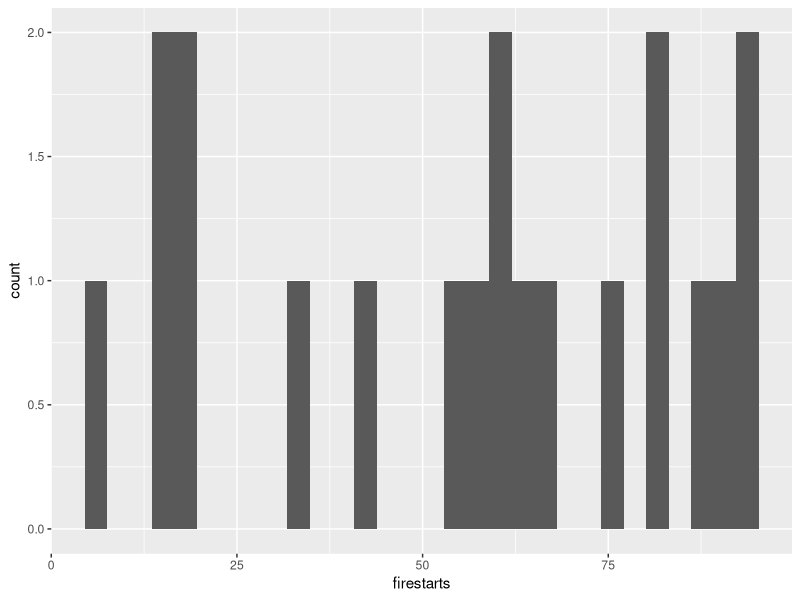
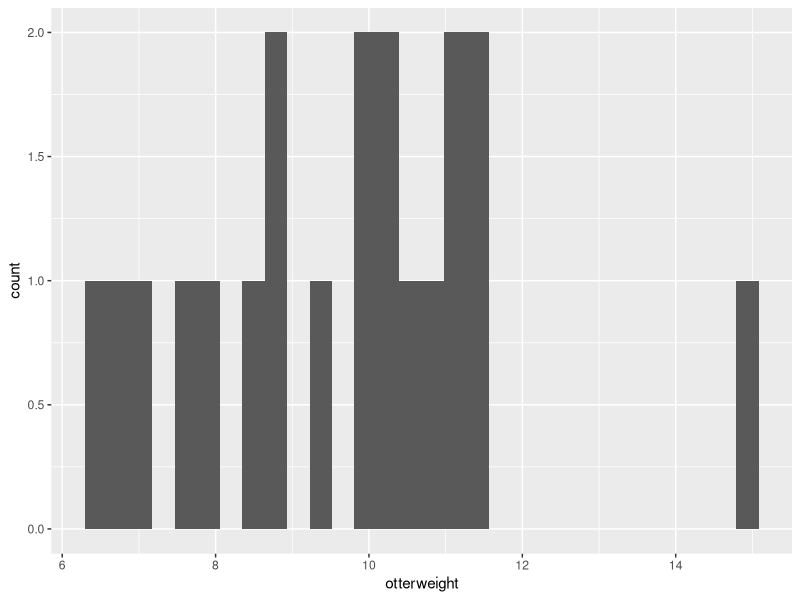
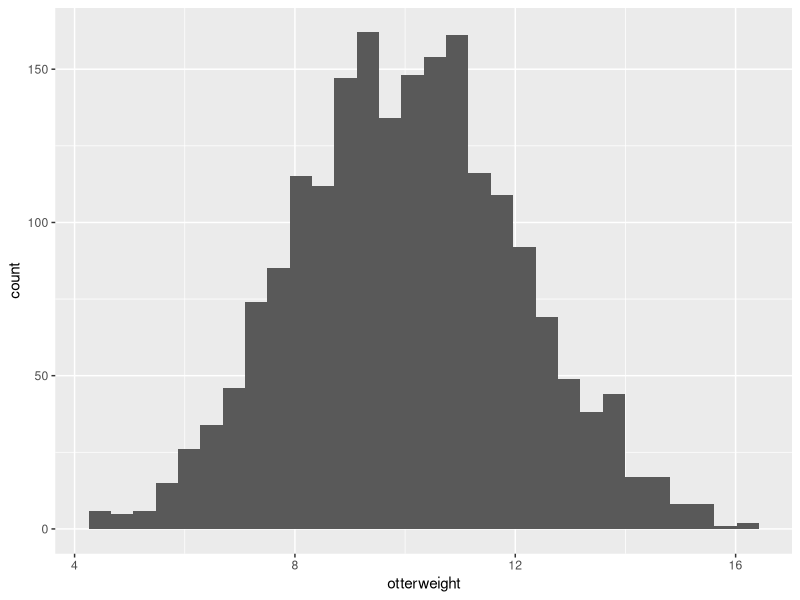
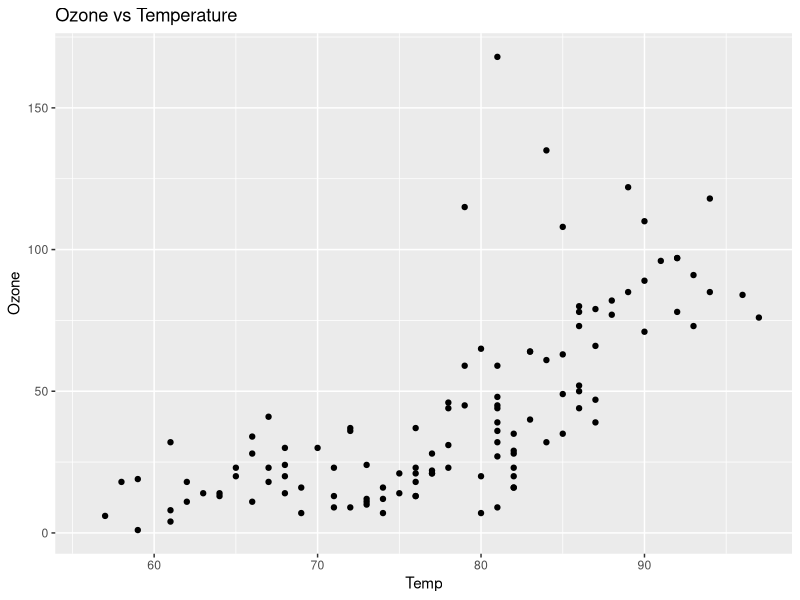
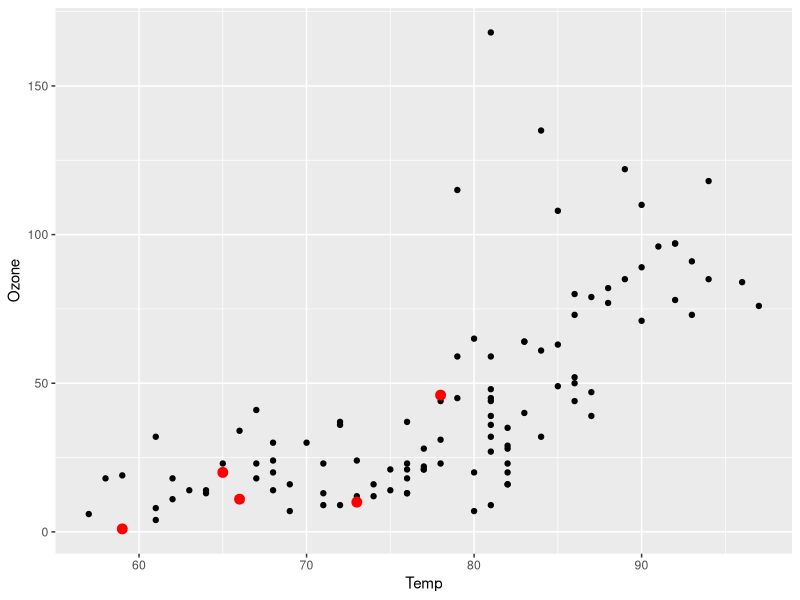
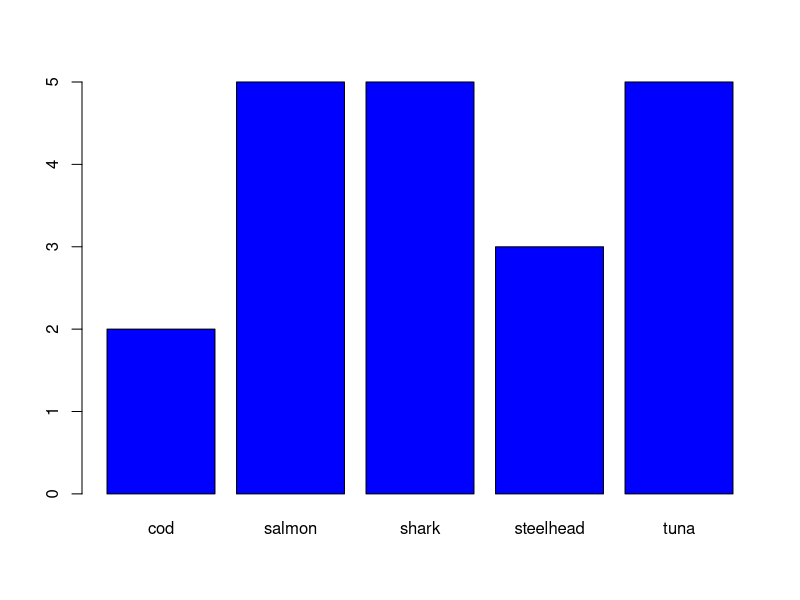
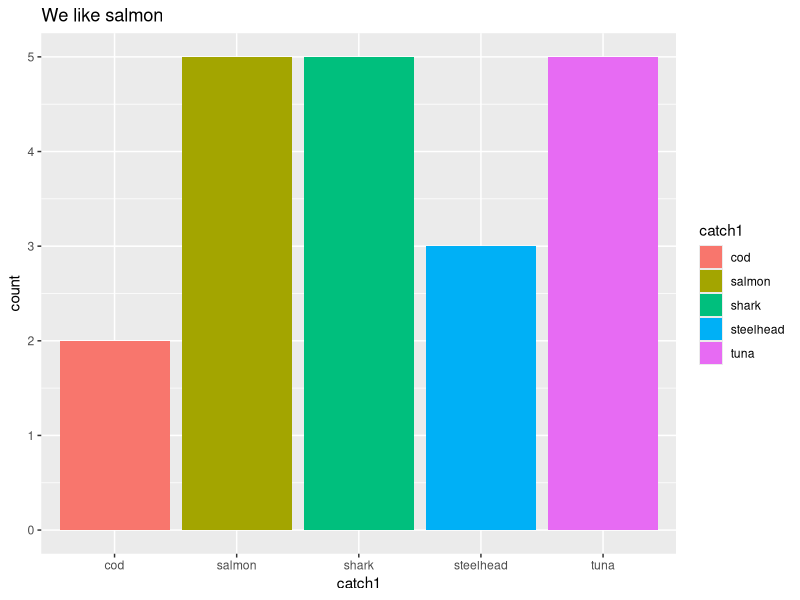
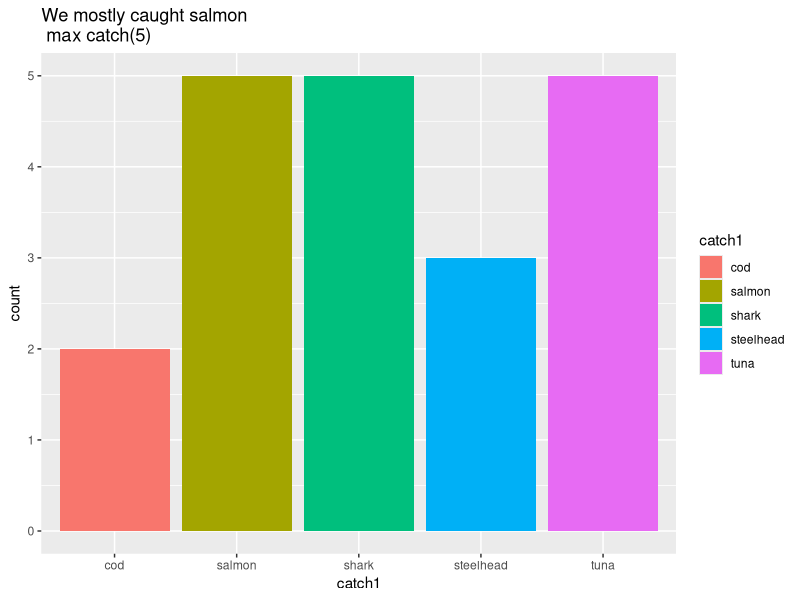

Recreate these plots in R, in order.
## ---- chunk 1
knitr::opts_chunk$set(echo =TRUE)
knitr::opts_chunk$set(error=TRUE)

library(tidyverse)

## ---- chunk 2
# want to randomly start 20  fires in a fire model, locations numbered from 1 to 100
firestarts = runif(20, min=0, max=100)
ggplot(data.frame(firestarts=firestarts), aes(firestarts))+geom_histogram()


# want to mimic a population of 20 otters with a mean weight of 10 kg and a standard deviation of 2 kg
otterweight = rnorm(20, mean=10, sd=2)
ggplot(data.frame(otterweight), aes(otterweight))+geom_histogram()

# notice how the more you sample the more it looks normal
otterweight = rnorm(2000, mean=10, sd=2)
ggplot(data.frame(otterweight), aes(otterweight))+geom_histogram()


# sample allows you to pick from a vector of values, lets say we want to randomly pick years from a sequence of years from 2000 to 2025
# two options - we allow a year to be picked more than once
pick = sample(seq(2000,2025), size=20, replace=T)
pick
# no repeat years
pick = sample(seq(2000,2025), size=20, replace=F)
pick

## ---- chunk 3

data()

# Lets look at New York Air Quality Measurement
# load into your R environment
data(airquality)
# learn about dataset
help(airquality)
# a good way to see structure of data
str(airquality)
attributes(airquality)

# does Ozone correlate with air temperature
ggplot(airquality, aes(x=Temp, y=Ozone))+geom_point()+ggtitle("Ozone vs Temperature")

# lets say we are testing a new product and we want a sample of 5 ozone measurement that conforms to the distribution in this dataset
ozone_sample = sample(airquality$Ozone, size=5, replace=F)
ozone_sample
# this works but we have some NA values - maybe subset
airquality_clean = na.omit(airquality)

# Issue 2 - we can't link that Ozone with other measurements in the dataset - we need to sample the row number instead of ozone
ozone_sample = sample(1:nrow(airquality_clean), size=5, replace=F)
ozone_sample
airquality_clean[ozone_sample,]
# plot our sample days

ggplot(airquality_clean, aes(x=Temp, y=Ozone))+geom_point()+
  geom_point(data=data.frame(Temp=airquality_clean$Temp[ozone_sample], Ozone=airquality_clean$Ozone[ozone_sample]), color="red", size=3)

## ---- chunk 4
a = c(1.3, 1, 4, 1.3, 22)
# compute the mean
mean(a)
## ---- chunk 5
a = as.factor(a)
# compute the mean
mean(a)

#why? lets look
a




## ---- chunk 6

# create vector of possible fish 
possible.fish = c("salmon","steelhead","shark","tuna","cod")

# we can use sample to simulate a random recording of catch by fisherman, lets say we pick 20 fish from the net

catch1 = base::sample(possible.fish, size=20, replace=T)
# because possible.fish was a factor catch1 will be a factor
catch1

summary(catch1)
# if we want summary to be more useful - make this a factor
catch1 = as.factor(catch1)


# to quickly get frequencies of different fish and to plot 
summary(catch1)
plot(catch1, col="blue")


# we can also use summary to explore and return information about the distribution
# mean frequency of a particular type of fish
mean(summary(catch1))

# maximum frequency
max(summary(catch1))

# which fish was most frequently caught
which.max(summary(catch1))

#to get just the name 
names(which.max(summary(catch1)))

## ---- chunk 7

a = as.factor(c(1.3, 1, 4, 1.3, 22))
#sum(a)

# try to make a numeric version from the factor
b = as.numeric(a)
sum(b)
b

# better
b = as.character(a)
b = as.numeric(b)
b
sum(b)
## ---- chunk 8
examplestring = "River Otters"
nchar(examplestring)
## ---- chunk 9
sprintf("We found %d %s %3.1f miles from shore", 4,"Otters", 18.95632342)
## ---- chunk 10
# use results for creating text
# sprintf creates a string %s mean use what ever is after the , to fill in a string
plottitle=sprintf("We like %s", names(which.max(summary(catch1))))

ggplot(data.frame(catch1=catch1), aes(catch1, fill=catch1))+geom_histogram(stat="count")+labs(title=plottitle)

# you can also add numbers to the string
plottitle=sprintf("We mostly caught %s \n max catch(%d)", names(which.max(summary(catch1))), max(summary(catch1)))
ggplot(data.frame(catch1=catch1), aes(catch1, fill=catch1))+geom_histogram(stat="count")+labs(title=plottitle)

## ---- chunk 11

title = sprintf("Mean Ozone in dataset: %4.1f \n Mean Ozone in sample: %4.1f", mean(airquality$Ozone, na.rm=T), mean(airquality_clean$Ozone[ozone_sample], na.rm=T))
title

ggplot(airquality_clean, aes(x=Temp, y=Ozone))+geom_point()+
  geom_point(data=data.frame(Temp=airquality_clean$Temp[ozone_sample], Ozone=airquality_clean$Ozone[ozone_sample]), color="red", size=3) +ggtitle(title)
## ---- chunk 12

# make a list
sale = list(id=2, quality="high", contents=c("apple","cherry"), cost=c(4,5))
sale

#ways to access elements
sale$id
sale$what

# you can also access by list item number
# the [x] denotes the xth item in the list
sale[[3]]
sale[["contents"]]


# how do you get the second element in the vector that has the contents
# there are two ways


# add to a list
sale$location = "Farmers market"
sale
# or remove
sale$location = NULL
sale

# some tricky things
# correct accessing items in list
sale$cost
sale[[4]]

# works but
#sale[4]


sum(sale$cost)
sum(sale[[4]])
